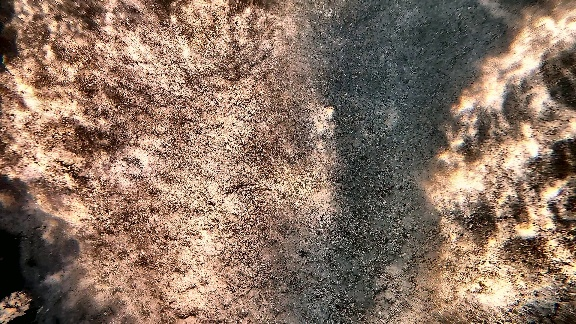
#> input picture 01_extraction/preview_15s.jpg, 576 x 324 px, given in place of screenshot_5s.jpg, which was not available
$ python mk_preview.py
#> lines starting #> are read from the running program, lines starting #| are printed output that depends on the picture
import cv2
import numpy as np

# Créez une préview réduite de chaque screenshot
for t in [5, 15, 30]:
    img = cv2.imread(f"screenshot_{t}s.jpg")
#> img is the input picture: shape (324, 576, 3); mean B, G, R 99, 114.8, 137.3
    if img is not None:
        small = cv2.resize(img, (0,0), fx=0.15, fy=0.15)
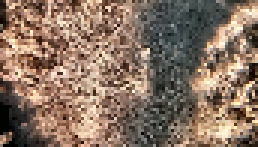
#> small: shape (49, 86, 3) (shown 3 times larger); mean B, G, R 98.7, 114.5, 137
        cv2.imwrite(f"preview_{t}s.jpg", small)
#> pass 2 of the loop `for t in [5, 15, 30]:`:
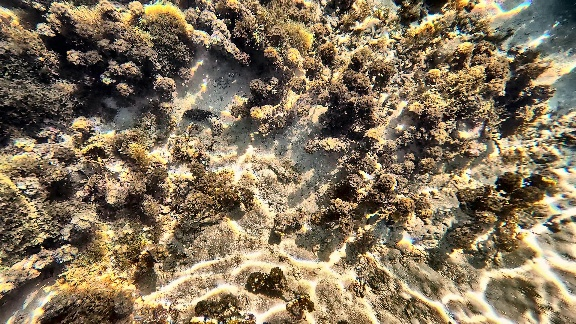
#> input picture 01_extraction/preview_30s.jpg, 576 x 324 px, given in place of screenshot_15s.jpg, which was not available
#> img is the input picture: shape (324, 576, 3); mean B, G, R 92.2, 116.7, 132.2
#> `small = cv2.resize(img, (0,0), fx=0.15, fy=0.15)`:
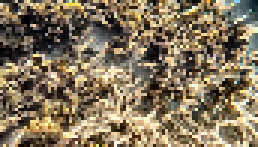
#> small: shape (49, 86, 3) (shown 3 times larger); mean B, G, R 92.1, 116.6, 132

print("Done")
